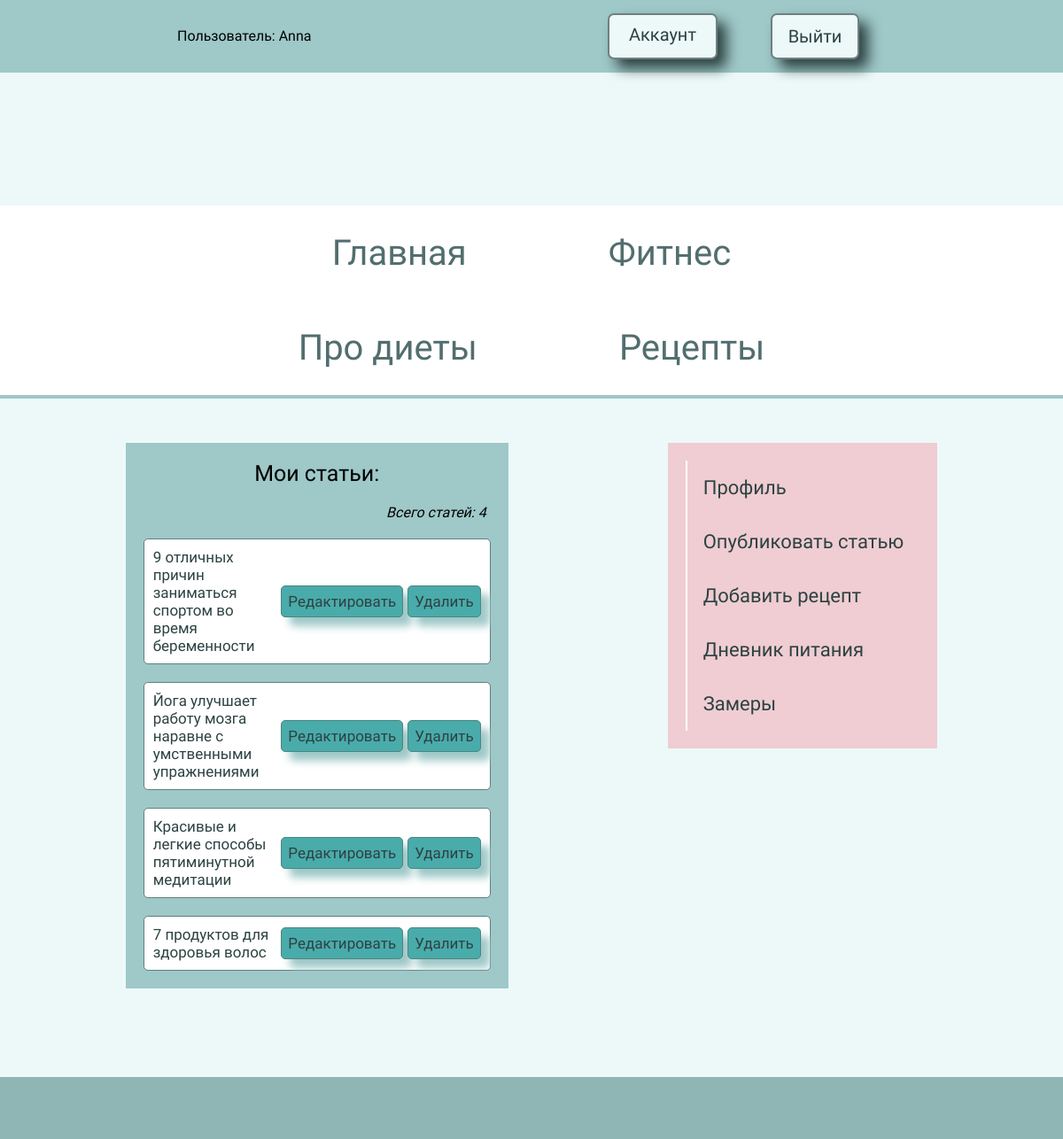
Page /user/account/ (signed in) on the earlier database version.
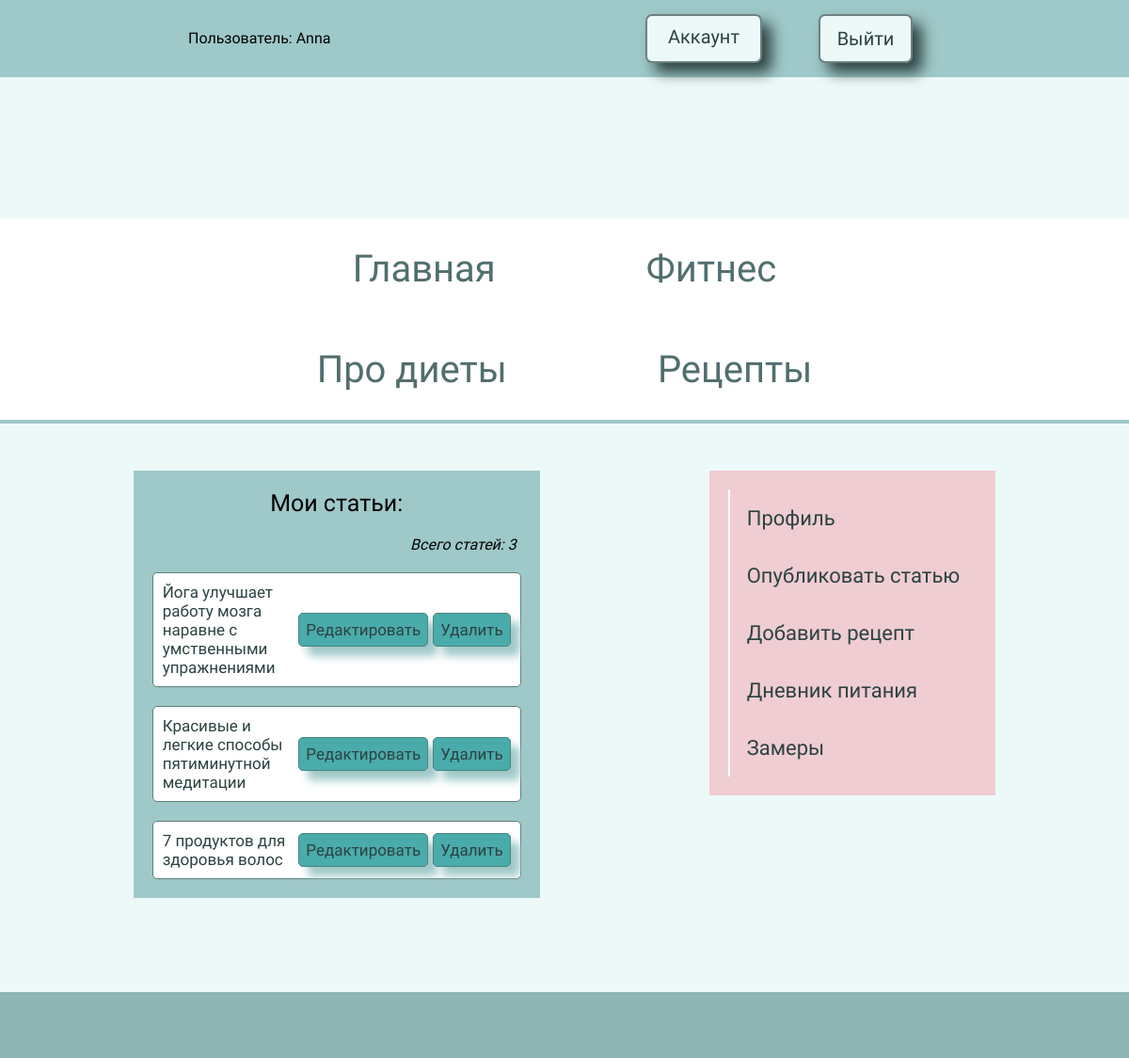
Same page on the later database version.
### food/models.py (models this page shows, shortened)
class Articles(models.Model):
    owner = models.ForeignKey(Profile, on_delete=models.SET_NULL, null=True, blank=True)
    title = models.CharField(max_length=200, verbose_name='Название статьи')
    topics = models.ManyToManyField(Topic, blank=True, verbose_name='Тема')
    image = models.ImageField(upload_to='articles/', default='articles/default.jpg',
                              blank=True, null=True, verbose_name='Изображение')
    description = models.TextField(verbose_name='Текст статьи')
    date = models.DateTimeField(auto_now_add=True)
    class Meta:
        ordering = ['-date']

### user/views.py (the view)
# urls.py: path('account/', views.account, name='account'),
@login_required(login_url='login-user')
def account(request):
    profile = request.user.profile
    articles = Articles.objects.filter(owner=request.user.id)
    if articles.exists():
        return render(request, 'user/account.html', {'articles': articles, 'profile': profile})
    else:
        articles = None
        return render(request, 'user/account.html', {'articles': articles, 'profile': profile})

### user/templates/user/account.html
{% extends 'food/base.html' %}
{% block content %}
<div class="account_article">
    <div class="my_article">
        <h3 class="title_margin">Мои статьи: </h3>
        {% if articles is None %}
        <div class="article_zero">У Вас пока нет ни одной опубликованной статьи</div>
        {% else %}
        <div class="count_articles"><i>Всего статей: {{ articles.count }}</i></div>
        {% for article in articles %}
        <div class="article_title"><a href="{% url 'detail' article.id %}" target="_blank">
            <div class="pink">{{ article.title }}</div>
            <div class="but-2">
            <div class="up but_up pink-second"><a href="{% url 'update-article' article.id %}">Редактировать</a></div>
            <div class="but_up pink-second"><a href="{% url 'delete-article' article.id %}">Удалить</a></div>
            </div>
        </div>
        {% endfor %}{% endif %}
    </div>
    <div class="contein">
        {% if user.is_authenticated %}
        <div class="my_account">
            <div class="lk pink-second"><a href="{% url 'profile-user' %}">Профиль</a></div>
            <div class="lk pink-second"><a href="{% url 'create-article' %}">Опубликовать статью</a></div>
            <div class="lk pink-second"><a href="{% url 'create-recipe' %}">Добавить рецепт</a></div>
            <div class="lk pink-second"><a href="{% url 'diary-food' %}">Дневник питания</a></div>
            <div class="lk pink-second"><a href="{% url 'body' %}">Замеры</a></div>
            {% endif %}
        </div>
    </div>
</div>
{% endblock %}

Differences in the rows shown:
removed Articles: title "9 отличных причин заниматься спортом во время беременности"
Other differences:
{{ articles.count }}: "4" → "3"
